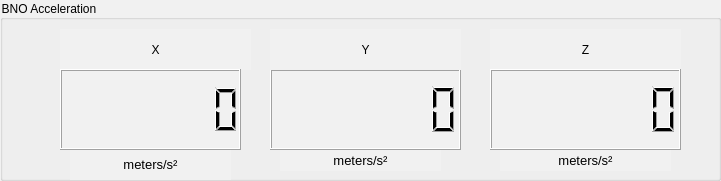
       <widget class="QGroupBox" name="groupBox_5">
        <property name="geometry">
         <rect>
          <x>1560</x>
          <y>30</y>
          <width>721</width>
          <height>181</height>
         </rect>
        </property>
        <property name="styleSheet">
         <string notr="true">background-color: rgb(227, 227, 227);
background-color: rgb(241, 241, 241);
font: 87 9pt &quot;Segoe UI Black&quot;;</string>
        </property>
        <property name="title">
         <string>BNO Acceleration</string>
        </property>
        <widget class="QLabel" name="label_23">
         <property name="geometry">
          <rect>
           <x>490</x>
           <y>29</y>
           <width>191</width>
           <height>41</height>
          </rect>
         </property>
         <property name="styleSheet">
          <string notr="true">font: 87 11pt &quot;Segoe UI Black&quot;;
font: 11pt &quot;MS Shell Dlg 2&quot;;</string>
         </property>
         <property name="text">
          <string>Z</string>
         </property>
         <property name="alignment">
          <set>Qt::AlignCenter</set>
         </property>
        </widget>
        <widget class="QLabel" name="label_32">
         <property name="geometry">
          <rect>
           <x>70</x>
           <y>149</y>
           <width>161</width>
           <height>31</height>
          </rect>
         </property>
         <property name="font">
          <font>
           <family>MS UI Gothic</family>
           <pointsize>10</pointsize>
           <weight>50</weight>
           <italic>false</italic>
           <bold>false</bold>
          </font>
         </property>
         <property name="styleSheet">
          <string notr="true">font: 10pt &quot;MS UI Gothic&quot;;</string>
         </property>
         <property name="text">
          <string>meters/s²</string>
         </property>
         <property name="alignment">
          <set>Qt::AlignCenter</set>
         </property>
        </widget>
        <widget class="QLabel" name="label_33">
         <property name="geometry">
          <rect>
           <x>60</x>
           <y>29</y>
           <width>191</width>
           <height>41</height>
          </rect>
         </property>
         <property name="styleSheet">
          <string notr="true">font: 87 11pt &quot;Segoe UI Black&quot;;
font: 11pt &quot;MS Shell Dlg 2&quot;;</string>
         </property>
         <property name="text">
          <string>X</string>
         </property>
         <property name="alignment">
          <set>Qt::AlignCenter</set>
         </property>
        </widget>
        <widget class="QLCDNumber" name="BNOAccelLCD_Y">
         <property name="geometry">
          <rect>
           <x>270</x>
           <y>69</y>
           <width>191</width>
           <height>81</height>
          </rect>
         </property>
         <property name="smallDecimalPoint">
          <bool>false</bool>
         </property>
         <property name="digitCount">
          <number>7</number>
         </property>
        </widget>
        <widget class="QLabel" name="label_34">
         <property name="geometry">
          <rect>
           <x>280</x>
           <y>150</y>
           <width>161</width>
           <height>21</height>
          </rect>
         </property>
         <property name="font">
          <font>
           <family>MS UI Gothic</family>
           <pointsize>10</pointsize>
           <weight>50</weight>
           <italic>false</italic>
           <bold>false</bold>
          </font>
         </property>
         <property name="styleSheet">
          <string notr="true">font: 10pt &quot;MS UI Gothic&quot;;</string>
         </property>
         <property name="text">
          <string>meters/s²</string>
         </property>
         <property name="alignment">
          <set>Qt::AlignCenter</set>
         </property>
        </widget>
        <widget class="QLCDNumber" name="BNOAccelLCD_X">
         <property name="geometry">
          <rect>
           <x>60</x>
           <y>69</y>
           <width>181</width>
           <height>81</height>
          </rect>
         </property>
         <property name="minimumSize">
          <size>
           <width>111</width>
           <height>31</height>
          </size>
         </property>
         <property name="autoFillBackground">
          <bool>false</bool>
         </property>
         <property name="smallDecimalPoint">
          <bool>false</bool>
         </property>
         <property name="digitCount">
          <number>7</number>
         </property>
         <property name="mode">
          <enum>QLCDNumber::Dec</enum>
         </property>
         <property name="segmentStyle">
          <enum>QLCDNumber::Filled</enum>
         </property>
        </widget>
        <widget class="QLCDNumber" name="BNOAccelLCD_Z">
         <property name="geometry">
          <rect>
           <x>490</x>
           <y>69</y>
           <width>191</width>
           <height>81</height>
          </rect>
         </property>
         <property name="smallDecimalPoint">
          <bool>false</bool>
         </property>
         <property name="digitCount">
          <number>7</number>
         </property>
        </widget>
        <widget class="QLabel" name="label_35">
         <property name="geometry">
          <rect>
           <x>270</x>
           <y>29</y>
           <width>191</width>
           <height>41</height>
          </rect>
         </property>
         <property name="styleSheet">
          <string notr="true">font: 87 11pt &quot;Segoe UI Black&quot;;
font: 11pt &quot;MS Shell Dlg 2&quot;;</string>
         </property>
         <property name="text">
          <string>Y</string>
         </property>
         <property name="alignment">
          <set>Qt::AlignCenter</set>
         </property>
        </widget>
        <widget class="QLabel" name="label_36">
         <property name="geometry">
          <rect>
           <x>500</x>
           <y>150</y>
           <width>171</width>
           <height>21</height>
          </rect>
         </property>
         <property name="font">
          <font>
           <family>MS UI Gothic</family>
           <pointsize>10</pointsize>
           <weight>50</weight>
           <italic>false</italic>
           <bold>false</bold>
          </font>
         </property>
         <property name="styleSheet">
          <string notr="true">font: 10pt &quot;MS UI Gothic&quot;;</string>
         </property>
         <property name="text">
          <string>meters/s²</string>
         </property>
         <property name="alignment">
          <set>Qt::AlignCenter</set>
         </property>
        </widget>
       </widget>
